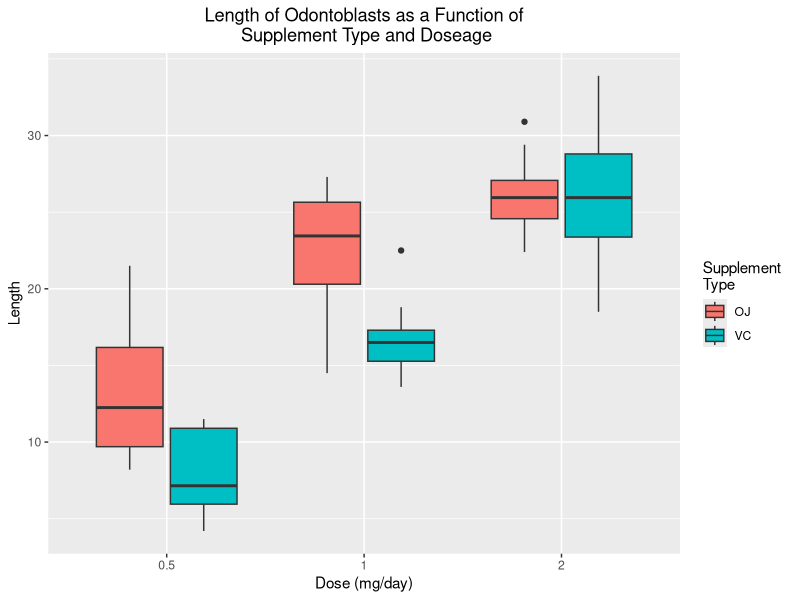

R code for this plot:
## ---- chunk 1
library(dplyr)
library(ggplot2)
## ---- chunk 2
TGdata<-ToothGrowth
str(TGdata)
## ---- chunk 3
# Need to change dose column into a factor rather than a numeric variable
TGdata$dose<-as.factor(TGdata$dose)

Summary_TGdata<-TGdata %>%
    group_by(supp,dose)%>%
    summarise(MEAN=mean(len),SD=sd(len),MAX=max(len),MIN=min(len),COUNT=n())
Summary_TGdata
## ---- chunk 4
suppcomp<-TGdata %>%
    group_by(supp)%>%
    summarise(MEAN=mean(len),SD=sd(len),MAX=max(len),MIN=min(len))
suppcomp
## ---- chunk 5
box1<-ggplot(TGdata,aes(x=dose,y=len,fill=supp))+
    geom_boxplot(notch=FALSE)+
    labs(title="Length of Odontoblasts as a Function of\n Supplement Type and Doseage",
           x="Dose (mg/day)", y="Length",fill="Supplement \nType")+
    theme(plot.title = element_text(hjust = 0.5))

box1
## ---- chunk 6
t.test(len~supp,data=TGdata,alternative='greater')

